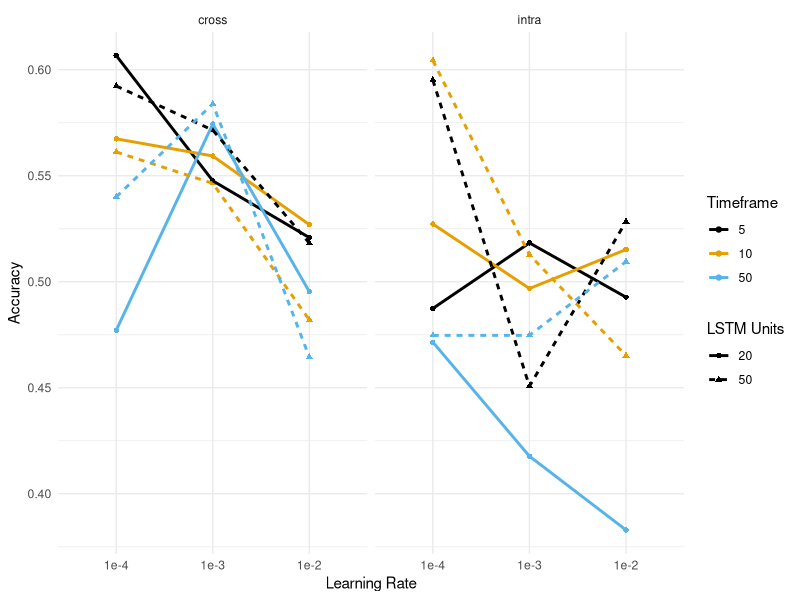

Here is the R script that generated this plot:
setwd("!GitHub/PRDL_Group25/results")
# Install and load the necessary packages
library(ggplot2)

# Your data
dat <- read.csv("val_set_results_updated.csv", sep=";")

dat_cross = dat[dat$data == "cross",]
dat_intra = dat[dat$data == "intra",]

#require(scales)
# Plotting
cbbPalette <- c("#000000", "#E69F00", "#56B4E9")

ggplot(dat, aes(x = learning_rate, y = acc, color = factor(timeframe), 
                      shape = factor(lstm_units), linetype = factor(lstm_units))) +
  geom_point() +
  geom_line(aes(group = interaction(timeframe, lstm_units)), size=1) +
  scale_x_discrete(labels=c('1e-4', '1e-3', '1e-2'), limits=rev) +
  labs(x = "Learning Rate",
       y = "Accuracy",
       color = "Timeframe",
       linetype = "LSTM Units",
       shape = "LSTM Units") +
  scale_colour_manual(values=cbbPalette) +
  theme_minimal() + 
  facet_grid(.~data)
